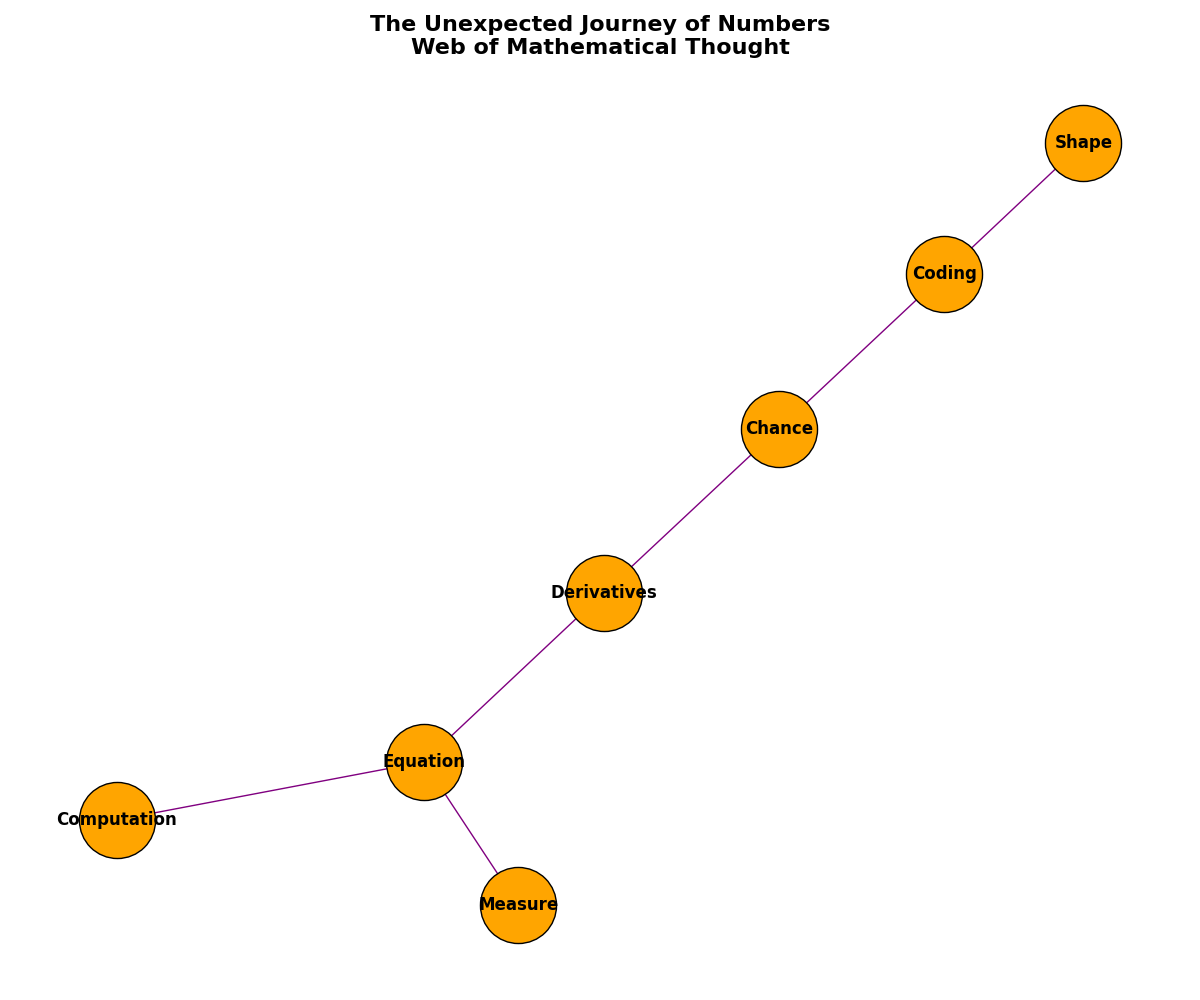

This figure's Python source:
import matplotlib.pyplot as plt
import networkx as nx

G = nx.Graph()

nodes = {
    'A': 'Computation',
    'G': 'Measure',
    'Al': 'Equation',
    'C': 'Derivatives',
    'P': 'Chance',
    'T': 'Shape',
    'CS': 'Coding'
}

G.add_nodes_from(nodes.keys())

edges = [
    ('A', 'Al'),
    ('G', 'Al'),
    ('Al', 'C'),
    ('C', 'P'),
    ('P', 'CS'),
    ('T', 'CS')
]

G.add_edges_from(edges)

pos = nx.spring_layout(G, seed=42)

plt.figure(figsize=(12, 10))

nx.draw_networkx_nodes(G, pos, node_color='orange', node_size=3000, edgecolors='k')
nx.draw_networkx_labels(G, pos, labels=nodes, font_size=12, font_weight='bold')
nx.draw_networkx_edges(G, pos, edgelist=edges, edge_color='purple')

plt.title('The Unexpected Journey of Numbers\nWeb of Mathematical Thought', fontsize=16, fontweight='bold')
plt.axis('off')
plt.tight_layout()
plt.show()
